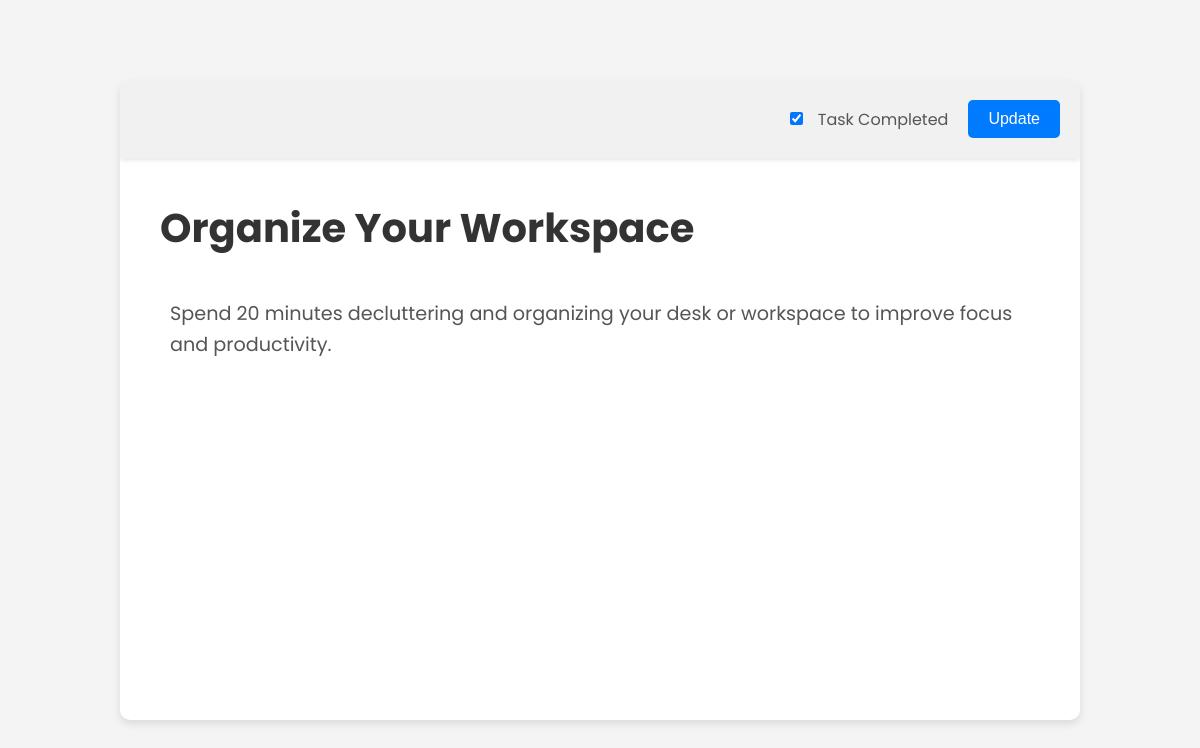
Page /update/9/ on the committed database.
### todos/models.py (models this page shows, shortened)
class Todo(models.Model):
    title = models.CharField(max_length=255, null=False, blank=False)
    description = models.TextField(null=False, blank=False)
    completed = models.BooleanField(default=False)
    created_at = models.DateTimeField(default=timezone.now)

### todos/views.py (the view)
# urls.py: path('update/<int:id>/', views.todo_form, name='update_todo_form'),
def todo_form(request, id=None):
    todo = None
    if id:
        todo = get_object_or_404(Todo, id=id)
    return render(request, 'todos/todo_form.html', {'todo': todo})

### todos/templates/todos/todo_form.html (shortened to what this page needs)
<!DOCTYPE html>
<html lang="en">
<head>
    {% load static %}
    <link rel="stylesheet" href="{% static 'add_form.css' %}">
</head>
<body>
    <div class="editor-container">
        <header>
            <div class="complete-check">
                <label for="completed">
                    <input type="checkbox" id="completed" name="completed" {% if todo and todo.completed %}checked{% endif %}>
                    Task Completed
                </label>
            </div>
            <button type="submit" class="submit-btn">{% if todo %}Update{% else %}Submit{% endif %}</button>
        </header>
        <div class="editor-content">
            <div contenteditable="true" class="title-area" id="title">{% if todo %}{{ todo.title }}{% endif %}</div>
            <div contenteditable="true" class="description-area" id="description">{% if todo %}{{ todo.description }}{% endif %}</div>
        </div>
    </div>
</body>
</html>

### todos/templates/static/add_form.css (style rules this page uses)
body, html { margin: 0; padding: 0; height: 100%; width: 100%; font-family: 'Poppins', sans-serif; background-color: #f4f4f4; display: flex; justify-content: center; align-items: center; }
.editor-container { display: flex; flex-direction: column; height: 80%; width: 80%; background-color: white; border-radius: 10px; box-shadow: 0 4px 8px rgba(0, 0, 0, 0.1); overflow: hidden; }
header { display: flex; justify-content: flex-end; padding: 20px; background-color: #f1f1f1; box-shadow: 0 2px 5px rgba(0, 0, 0, 0.1); }
.complete-check { display: flex; align-items: center; margin-right: 20px; }
.complete-check label { font-size: 1rem; color: #555; cursor: pointer; }
.complete-check input[type="checkbox"] { margin-right: 10px; }
.submit-btn { background-color: #007BFF; border: none; color: white; padding: 10px 20px; font-size: 1rem; cursor: pointer; border-radius: 5px; }
.editor-content { padding: 40px; display: flex; flex-direction: column; justify-content: flex-start; align-items: flex-start; flex-grow: 1; overflow: auto; }
.title-area { font-size: 2.5rem; font-weight: bold; margin-bottom: 20px; outline: none; width: 100%; padding-bottom: 10px; box-sizing: border-box; color: #333; border-bottom: 1px solid transparent; position: relative; }
.title-area:before { content: "Enter Title..."; color: #999; position: absolute; top: 0; left: 0; pointer-events: none; transition: all 0.3s ease; padding: 5px; font-size: 2.5rem; }
.title-area.has-content:before { display: none; }
.description-area { font-size: 1.2rem; line-height: 1.6; flex-grow: 1; width: 100%; outline: none; padding: 10px; box-sizing: border-box; background-color: transparent; color: #555; position: relative; }
.description-area:before { content: "Enter Description..."; color: #999; position: absolute; top: 0; left: 10px; pointer-events: none; transition: all 0.3s ease; padding: 5px; font-size: 1.2rem; }
.description-area.has-content:before { display: none; }

### rows in the picture
Todo: completed "☑", title "Organize Your Workspace", description "Spend 20 minutes decluttering and organizing your desk or workspace to improve focus and productivity."
